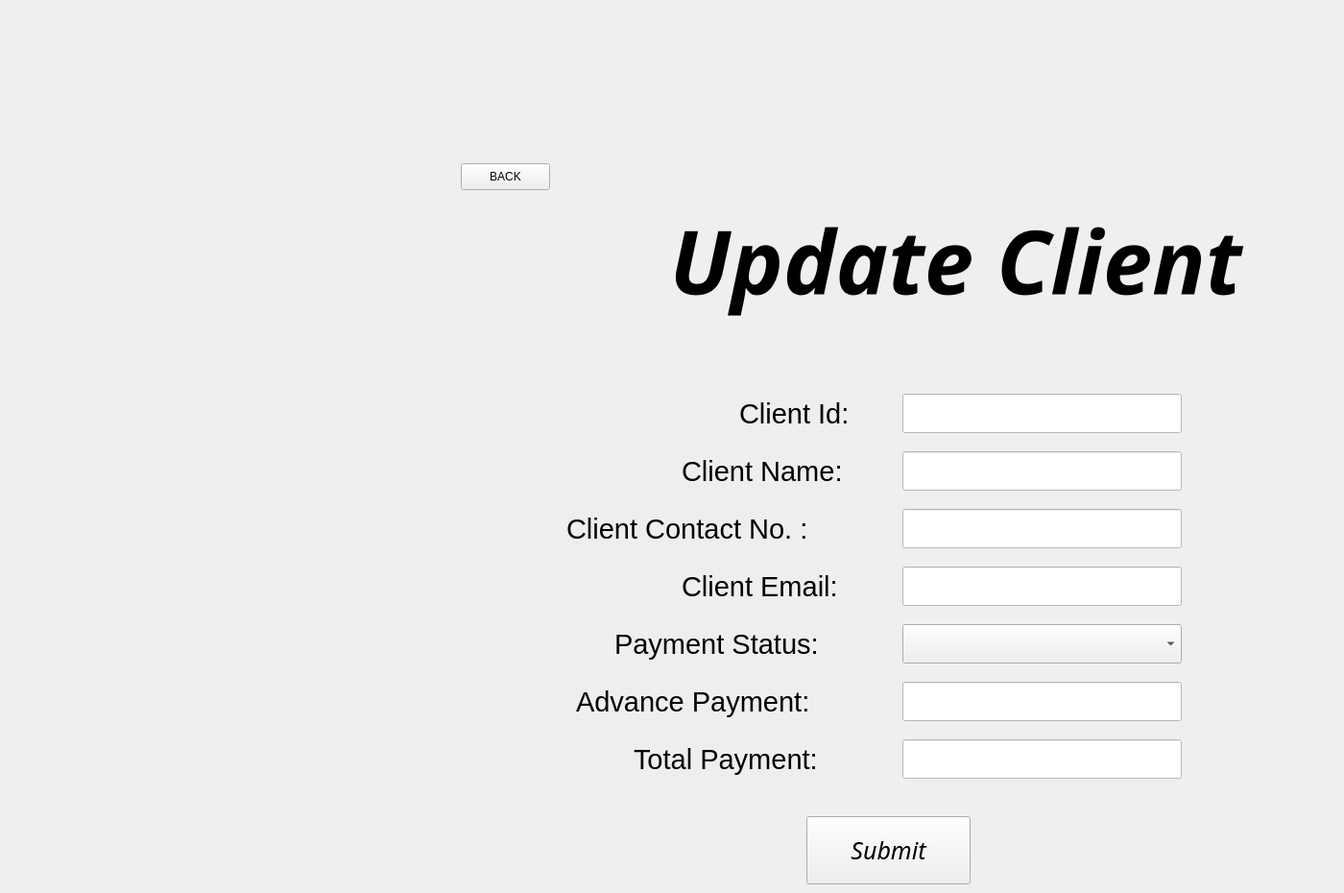
    <widget class="QWidget" name="UPDATEpageforClient">
     <widget class="QPushButton" name="updateClient_backbutton">
      <property name="geometry">
       <rect>
        <x>480</x>
        <y>170</y>
        <width>93</width>
        <height>28</height>
       </rect>
      </property>
      <property name="text">
       <string>BACK</string>
      </property>
     </widget>
     <widget class="QLineEdit" name="lineEdit_132">
      <property name="geometry">
       <rect>
        <x>940</x>
        <y>470</y>
        <width>291</width>
        <height>41</height>
       </rect>
      </property>
      <property name="font">
       <font>
        <pointsize>14</pointsize>
       </font>
      </property>
      <property name="styleSheet">
       <string notr="true">
background-color: white;</string>
      </property>
     </widget>
     <widget class="QLineEdit" name="lineEdit_133">
      <property name="geometry">
       <rect>
        <x>940</x>
        <y>710</y>
        <width>291</width>
        <height>41</height>
       </rect>
      </property>
      <property name="font">
       <font>
        <pointsize>14</pointsize>
       </font>
      </property>
      <property name="styleSheet">
       <string notr="true">
background-color: white;</string>
      </property>
     </widget>
     <widget class="QLabel" name="label_279">
      <property name="geometry">
       <rect>
        <x>770</x>
        <y>410</y>
        <width>151</width>
        <height>41</height>
       </rect>
      </property>
      <property name="font">
       <font>
        <pointsize>22</pointsize>
       </font>
      </property>
      <property name="styleSheet">
       <string notr="true">background-color:rgb(128,128,128,0.01);</string>
      </property>
      <property name="text">
       <string>Client Id:</string>
      </property>
     </widget>
     <widget class="QLabel" name="label_280">
      <property name="geometry">
       <rect>
        <x>590</x>
        <y>530</y>
        <width>321</width>
        <height>41</height>
       </rect>
      </property>
      <property name="font">
       <font>
        <pointsize>22</pointsize>
       </font>
      </property>
      <property name="styleSheet">
       <string notr="true">background-color:rgb(128,128,128,0.01);</string>
      </property>
      <property name="text">
       <string>Client Contact No. :</string>
      </property>
     </widget>
     <widget class="QLineEdit" name="lineEdit_134">
      <property name="geometry">
       <rect>
        <x>940</x>
        <y>530</y>
        <width>291</width>
        <height>41</height>
       </rect>
      </property>
      <property name="font">
       <font>
        <pointsize>14</pointsize>
       </font>
      </property>
      <property name="styleSheet">
       <string notr="true">
background-color: white;</string>
      </property>
     </widget>
     <widget class="QLabel" name="label_281">
      <property name="geometry">
       <rect>
        <x>710</x>
        <y>590</y>
        <width>201</width>
        <height>41</height>
       </rect>
      </property>
      <property name="font">
       <font>
        <pointsize>22</pointsize>
       </font>
      </property>
      <property name="styleSheet">
       <string notr="true">background-color:rgb(128,128,128,0.01);</string>
      </property>
      <property name="text">
       <string>Client Email:</string>
      </property>
     </widget>
     <widget class="QLabel" name="label_282">
      <property name="geometry">
       <rect>
        <x>600</x>
        <y>210</y>
        <width>791</width>
        <height>121</height>
       </rect>
      </property>
      <property name="font">
       <font>
        <family>JasmineUPC</family>
        <pointsize>69</pointsize>
        <weight>75</weight>
        <italic>true</italic>
        <bold>true</bold>
       </font>
      </property>
      <property name="styleSheet">
       <string notr="true">background-color: rgb(128, 128, 128, 0.001);</string>
      </property>
      <property name="text">
       <string>Update Client</string>
      </property>
      <property name="alignment">
       <set>Qt::AlignCenter</set>
      </property>
     </widget>
     <widget class="QLabel" name="label_283">
      <property name="geometry">
       <rect>
        <x>710</x>
        <y>470</y>
        <width>211</width>
        <height>41</height>
       </rect>
      </property>
      <property name="font">
       <font>
        <pointsize>22</pointsize>
       </font>
      </property>
      <property name="styleSheet">
       <string notr="true">background-color:rgb(128,128,128,0.01);</string>
      </property>
      <property name="text">
       <string>Client Name:</string>
      </property>
     </widget>
     <widget class="QLineEdit" name="lineEdit_135">
      <property name="geometry">
       <rect>
        <x>940</x>
        <y>590</y>
        <width>291</width>
        <height>41</height>
       </rect>
      </property>
      <property name="font">
       <font>
        <pointsize>14</pointsize>
       </font>
      </property>
      <property name="styleSheet">
       <string notr="true">
background-color: white;</string>
      </property>
     </widget>
     <widget class="QLabel" name="label_284">
      <property name="geometry">
       <rect>
        <x>660</x>
        <y>770</y>
        <width>251</width>
        <height>41</height>
       </rect>
      </property>
      <property name="font">
       <font>
        <pointsize>22</pointsize>
       </font>
      </property>
      <property name="styleSheet">
       <string notr="true">background-color:rgb(128,128,128,0.01);</string>
      </property>
      <property name="text">
       <string>Total Payment:</string>
      </property>
     </widget>
     <widget class="QLineEdit" name="lineEdit_136">
      <property name="geometry">
       <rect>
        <x>940</x>
        <y>770</y>
        <width>291</width>
        <height>41</height>
       </rect>
      </property>
      <property name="font">
       <font>
        <pointsize>14</pointsize>
       </font>
      </property>
      <property name="styleSheet">
       <string notr="true">
background-color: white;</string>
      </property>
     </widget>
     <widget class="QLabel" name="label_285">
      <property name="geometry">
       <rect>
        <x>600</x>
        <y>710</y>
        <width>301</width>
        <height>41</height>
       </rect>
      </property>
      <property name="font">
       <font>
        <pointsize>22</pointsize>
       </font>
      </property>
      <property name="styleSheet">
       <string notr="true">background-color:rgb(128,128,128,0.01);</string>
      </property>
      <property name="text">
       <string>Advance Payment:</string>
      </property>
     </widget>
     <widget class="QPushButton" name="pushButton_30">
      <property name="geometry">
       <rect>
        <x>840</x>
        <y>850</y>
        <width>171</width>
        <height>71</height>
       </rect>
      </property>
      <property name="font">
       <font>
        <family>Poppins</family>
        <pointsize>19</pointsize>
        <weight>50</weight>
        <italic>true</italic>
        <bold>false</bold>
       </font>
      </property>
      <property name="text">
       <string>Submit</string>
      </property>
     </widget>
     <widget class="QLineEdit" name="lineEdit_138">
      <property name="geometry">
       <rect>
        <x>940</x>
        <y>410</y>
        <width>291</width>
        <height>41</height>
       </rect>
      </property>
      <property name="font">
       <font>
        <pointsize>14</pointsize>
       </font>
      </property>
      <property name="styleSheet">
       <string notr="true">
background-color: white;</string>
      </property>
     </widget>
     <widget class="QLabel" name="label_286">
      <property name="geometry">
       <rect>
        <x>640</x>
        <y>650</y>
        <width>271</width>
        <height>41</height>
       </rect>
      </property>
      <property name="font">
       <font>
        <pointsize>22</pointsize>
       </font>
      </property>
      <property name="styleSheet">
       <string notr="true">background-color:rgb(128,128,128,0.01);</string>
      </property>
      <property name="text">
       <string>Payment Status:</string>
      </property>
     </widget>
     <widget class="QComboBox" name="comboBox_16">
      <property name="geometry">
       <rect>
        <x>940</x>
        <y>650</y>
        <width>291</width>
        <height>41</height>
       </rect>
      </property>
     </widget>
    </widget>
